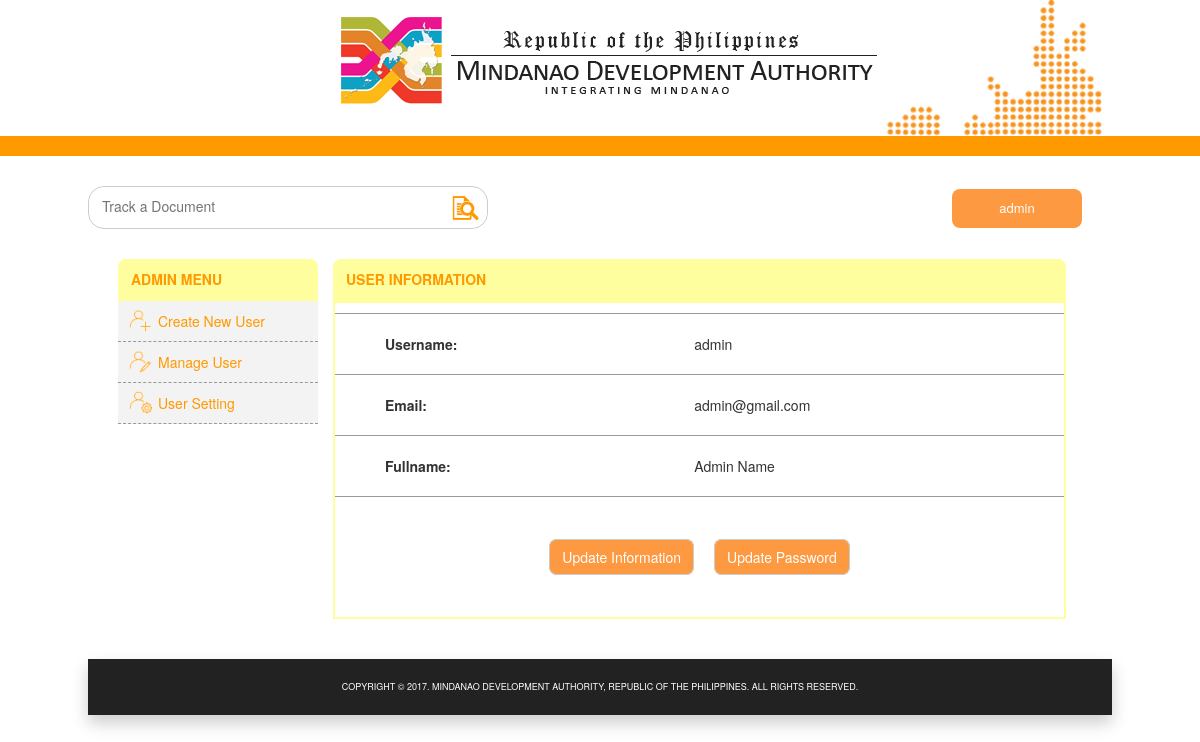
/index.php (signed in), run on the app's committed database.
### tables this page shows
CREATE TABLE `users` (
  `id` int(11) UNSIGNED NOT NULL,
  `username` varchar(50) NOT NULL,
  `email` varchar(50) NOT NULL,
  `name` varchar(50) NOT NULL,
  `office` varchar(50) NOT NULL,
  `userType` varchar(30) NOT NULL,
  `position` varchar(50) NOT NULL,
  `password` varchar(255) NOT NULL,
  `created_at` datetime NOT NULL DEFAULT CURRENT_TIMESTAMP
);

### index.php (the view, shortened to what this page needs)
<!DOCTYPE html>
<head>
	<link rel="stylesheet" type="text/css" href="css/styles.css" />
	<link rel="stylesheet" href="css/bootstrap.min.css">
</head>
<body>
	<header>
		<div class="minda-header">
		<img src="img/minda-header.png" alt="minda-header" class="minda-banner" >
		<img src="img/minda-img.png" alt="mindanao" class="minda-logo">
	</div>
	<div class="bar-line"></div>
	</header>
	<div class="wrapper">
		<div class="search-menu">
      <form action="results.php" method="GET">
        <div class="search-div">
            <input type="text" name="search_query"  placeholder="Track a Document"/>
            <span><button type="submit" class="btnSearch"><img src="img/search-icon.png"></button></span>
        </div>
      </form>
      <div class="dropdown">
        <button onclick="dropFunc()" class="dropbtn"><?php echo $_SESSION['username']; ?></button>
      </div>
    </div>
    <div class="contents">
      <table>
        <tr>
          <td class="admin-menu" valign="top">
            <h3 class="nav-header">admin menu</h3>
            <ul>
							<li><a href="createuser.php"><img src="img/create-user-icon.png" alt="create-user-icon"><p>create new user</p></a></li>
              <li><a href="manageuser.php"><img src="img/manage-user-icon.png" alt="manage-user-icon"><p>manage user</p></a></li>
              <li><a href="index.php"><img src="img/user-setting-icon.png" alt="user-setting-icon"><p>user setting</p></a></li>
            </ul>
          </td>
          <td class="am-display">
            <h3 class="nav-header">user information</h3>
              <div class="menu-display" style="height: 300px">
								<?php
									require_once 'include/config.php';
									$user_sess = trim($_SESSION['username']);
									$sql = "SELECT * FROM users where username='$user_sess'";
									if($result = mysqli_query($link, $sql)){
											if(mysqli_num_rows($result) > 0) {
													echo "<table class='user-setting-info'>";
															echo "<tr>";
															echo "<td class='user-name'>Username: </td>";
															while($row = mysqli_fetch_array($result)){
																			echo "<td class='user-info'>" . $row['username'] . "</td>";
																		echo "</tr>";
																		echo "<tr>";
																			echo "<td class='user-name'>Email: </td>";
																			echo "<td class='user-info'>" . $row['email'] . "</td>";
																		echo "</tr>";
																		echo "<tr>";
																			echo "<td class='user-name'>Fullname: </td>";
																			echo "<td class='user-info'>" . $row['name'] . "</td>";
																		echo "</tr>";
													echo "</table>";
									echo "<center class='update-buttons'>";
									echo "<p class='btnUpdate'><a href='updateinfo.php?id=". $row['id'] ."'>Update Information</a></p>";
									echo "<p class='btnUpdate'><a href='updatepass.php?id=". $row['id'] ."'>Update Password</a></p>";
									echo "</center>";
									}
								}
						} else{
							echo "ERROR: Could not able to execute $sql. " . mysqli_error($link);
							}
					?>
              </div>
            </td>
          </tr>
        </table>
      </div>
    </div>
        <footer class="footer">
            <center><p class="copyright">COPYRIGHT © 2017. MINDANAO DEVELOPMENT AUTHORITY, REPUBLIC OF THE PHILIPPINES. ALL RIGHTS RESERVED.</p></center>
        </footer>
    </body>
  </html>

### css/styles.css (style rules this page uses)
body { font-family: Arial, 'Helvetica Neue', Helvetica, sans-serif; }
.minda-header { width: 1024px; margin: 0 auto; height: 136px; }
.minda-banner { margin-left:250px; margin-top: 10px; }
.minda-logo { position: absolute; }
.bar-line { height: 20px; background-color: rgb(255,153,0); }
.wrapper { width: 1024px; margin: 0 auto; }
.footer { width: 1024px; height: 56px; background-color: rgb(34,34,34); margin: 0 auto; margin-top: 40px; box-shadow: 0px 8px 16px 0px rgba(0,0,0,0.2); }
.copyright { text-align: center; color: rgb(255,255,255); font-size: 9px; padding: 22px; }
.search-div { border: 1px solid #ccc; border-radius: 16px; width: 400px; }
.search-div input[type=text] { padding: 8px 12px; border: 1px solid white; border-top-left-radius: 16px; border-bottom-left-radius: 16px; width: 350px; }
.btnSearch { padding: 5px 7px; background-color: white; color:rgb(67,67,67); border: 1px solid white; border-top-right-radius: 16px; border-bottom-right-radius: 16px; }
.btnSearch img { width: 28px; height: 28px; }
.search-menu { margin-top: 30px; }
.dropbtn { background-color: #fd9941; color: white; padding: 10px 5px 10px 5px; font-size: 13px; border: none; cursor: pointer; border-radius: 8px; width: 130px; }
.dropdown { margin-top: -40px; float: right; margin-right: 30px; }
.contents { margin: 30px; }
.nav-header { font-size: 14px; color: rgb(255,153,0); background-color: rgb(255,254,159); padding: 13px; text-transform: uppercase; border-top-left-radius: 8px; border-top-right-radius: 8px; margin: 0px; font-weight: bold; }
.admin-menu p, .admin-menu img { display: inline; }
.admin-menu p { padding-left: 30px; }
.admin-menu img { width: 25px; height: 25px; position: absolute; margin-top: -3px; }
.admin-menu ul { list-style-type: none; margin: 0; padding: 0; width: 200px; background-color: rgb(243,243,243); }
.admin-menu li a { display: block; padding: 10px 10px; text-decoration: none; font-size: 14px; color: rgb(255,153,0); text-transform: capitalize; border-bottom: 1px dashed rgb(153,153,153); }
.am-display { width: 748px; padding-left: 15px; }
.menu-display { border: 2px solid rgb(255,254,159); }
.menu-display { display: table; width: 100%; }
.user-setting-info td { font-size: 14px; color: rgb(51,51,51); padding: 20px 0px 20px 50px; }
.user-setting-info { border-collapse: collapse; margin-top: 10px; width:100%; }
.user-setting-info tr { border-top: 1px solid rgb(153,153,153); border-bottom: 1px solid rgb(153,153,153); }
.user-name { font-weight: bold; margin-left: 30px; }
.btnUpdate { font-size: 14px; padding: 7px 12px; border: 1px solid #ccc; border-radius: 8px; margin: 0px 10px 0px 10px; background-color: #fd9941; color: white; width: 150px; display: inline; }
.update-buttons { margin-top: 50px; margin-bottom: 50px; }
.btnUpdate a { text-decoration: none; color: white; }

### data on the page
users: username "admin", email "admin@gmail.com", name "Admin Name"

### other printed values
$_SESSION['username'] "admin"
